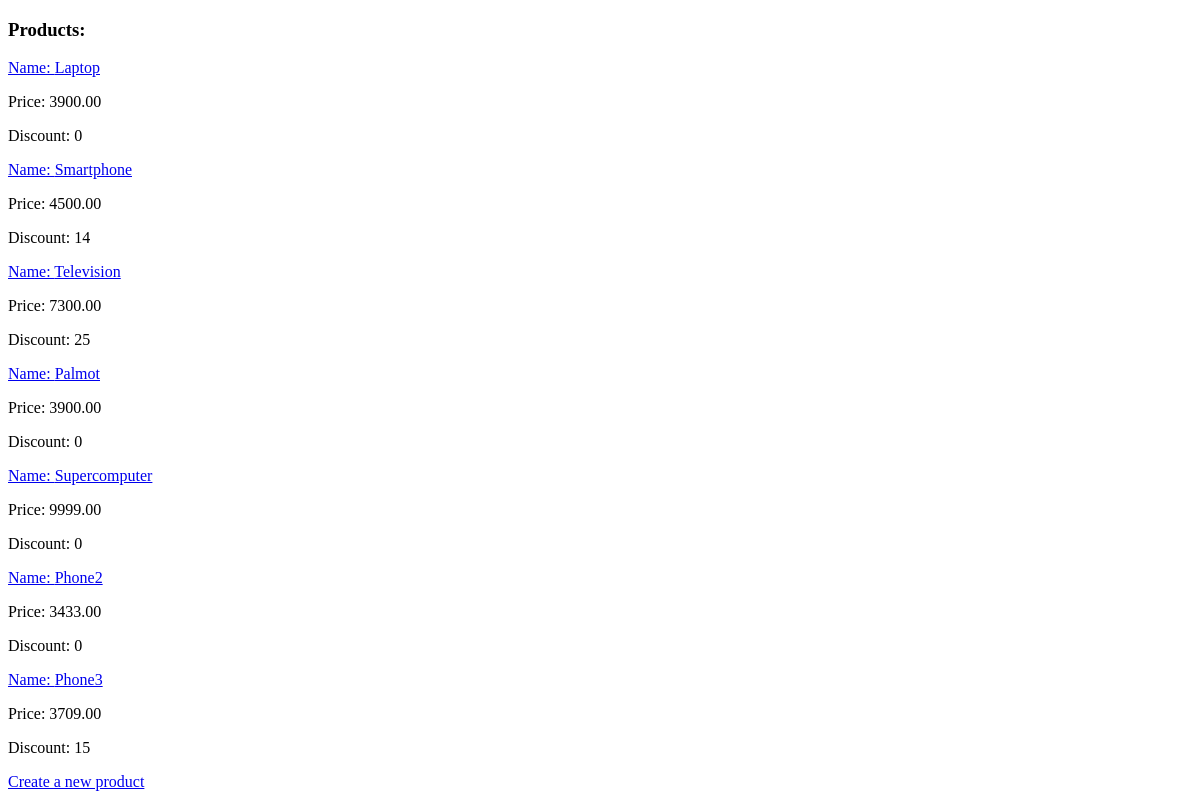
The page /shop/products/ on the database as committed earlier.
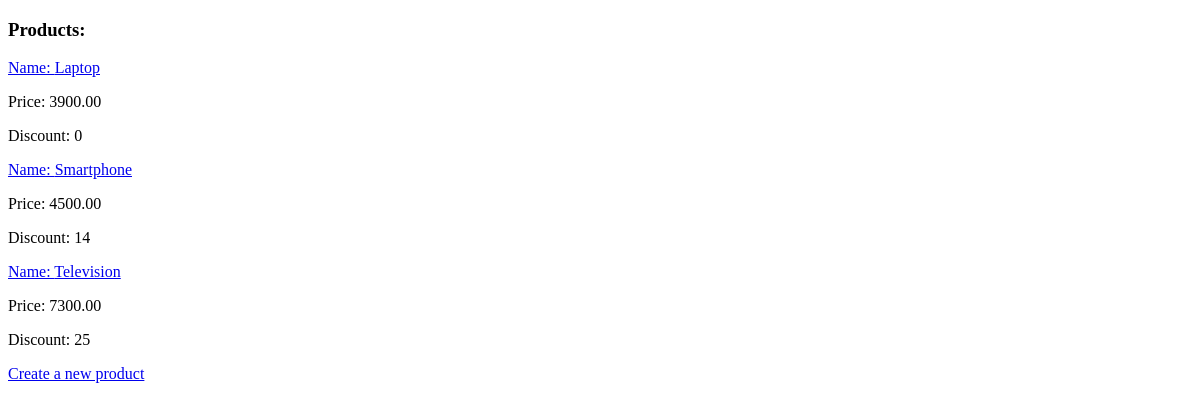
The same page on the database as committed later.
### shopapp/models.py (models this page shows, shortened)
class Product(models.Model):
    name = models.CharField(max_length=45)
    description = models.TextField(null=False, blank=True)
    price = models.DecimalField(default=0,max_digits=8,decimal_places=2)
    discount = models.SmallIntegerField(default=0)
    created_at = models.DateTimeField(auto_now_add=True)
    archived = models.BooleanField(default=0)

### shopapp/views.py (the view)
# urls.py: path('products/',ProductsView.as_view(),name = 'products_list'),
class ProductsView(ListView):
    template_name = 'shopapp/products-list.html'
    model = Product
    context_object_name = "products"

### request_app_data/midlewares.py (called while the page is built)
def middleware(get_response):
    print("Begin middleware")
    def middleware(request:HttpRequest):
        print("Before middleware")
        request.user_agent = request.META.get("HTTP_USER_AGENT")
        response = get_response(request)
        print("Afret middleware")
        return response
    return middleware

### shopapp/templates/shopapp/products-list.html (shortened to what this page needs)
{% extends 'shopapp/base.html' %}
{% block body %}
    <h3>Products:</h3>
    {% if products %}
    	<div>
        {% for product in products %}
            <div>
            <p><a href="{% url 'shopapp:products_details' pk=product.pk %}"
            >Name: {{ product.name }}</a></p>
            <p>Price: {{ product.price }}</p>
            <p>Discount: {{ product.discount }}</p>
            </div>
        {% endfor %}
        </div>
    {% else %}
        No products here
    {% endif %}
    <div>
    <a href='{% url 'shopapp:product_create' %}'
       >Create a new product</a>
    </div>
{% endblock %}

Rows that differ between the two databases and show on the page:
removed Product: name "Palmot", price "3900.00", discount "0"
removed Product: name "Supercomputer", price "9999.00", discount "0"
removed Product: name "Phone2", price "3433.00", discount "0"
removed Product: name "Phone3", price "3709.00", discount "15"
